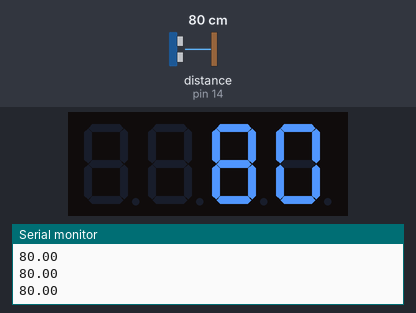
This program was run on a simulated Arduino Pro Mini, built with avr-gcc and run on an emulated ATmega328P. Shown: 4-digit seven-segment display, the last lines printed to the serial monitor. The test bench sets the inputs (shaded band); at power-on: distance to the obstacle (sensor on pin 14) 80 cm. The echo pulse lasts 58.3 µs per cm.

Above: at 2.2 s.
2.3 s: distance to the obstacle (sensor on pin 14) set to 2 cm
At 3.3 s:
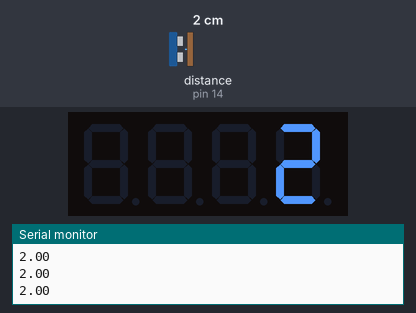
3.8 s: distance to the obstacle (sensor on pin 14) set to 4 cm
At 4.3 s:
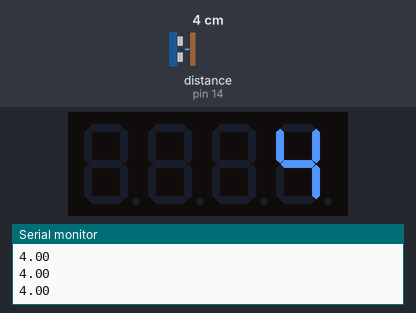
5.3 s: distance to the obstacle (sensor on pin 14) set to 9 cm
At 6.7 s:
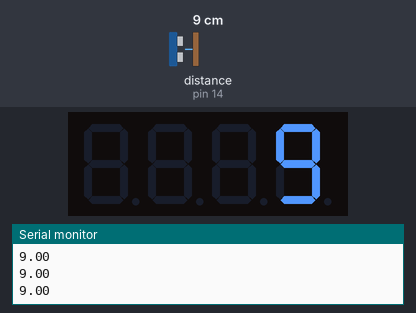
Timing chart, 0 to 8.3 s (numbered marks = the images above; inputs shaded):
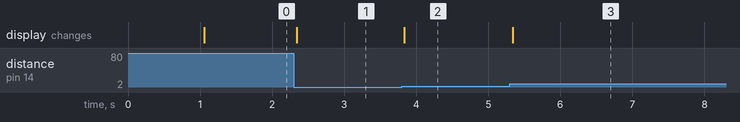

Measured:
- after the input at 2.3 s, the display: changes at once (image 1)
- after the input at 3.8 s, the display: changes at once (image 2)
- after the input at 5.3 s, the display: changes at once (image 3)

The program:

main.cpp
```cpp
// https://github.com/gamegine/HCSR04-ultrasonic-sensor-lib
#include <HCSR04.h>

#include "lights.h"
#include "display.h"

#define TRIGGER 12
#define ECHO 14

//#define TRIGGER 4
//#define ECHO 5
#define DELAY 60
#define MARGIN_OF_TARGET 5
#define MARGIN 20
#define APPROACHING 426

#define FOOT_PER_CM 30.48

HCSR04 hc(TRIGGER, ECHO);

struct State {
    int distance = 0;
    int target = 0;
    int lights = 0;
} state;

int classify(State state)
{
    int lights = 0;
    if (
        state.distance <= state.target + MARGIN_OF_TARGET &&  // On Target
        state.distance >= state.target - MARGIN_OF_TARGET)
    {
        lights = 0b001;
    } else
    if (
        state.distance <= state.target + MARGIN &&
        state.distance >= state.target - MARGIN)
    {
        lights = 0b010;
    } else
    if (state.distance < APPROACHING)
    {
        lights = 0b100;
    } else
    {
        return 0b111;
    }

    return lights;
}

bool shouldCalibrate(int dist)
{
    return dist < 100;
}

void setup()
{
    Serial.begin(9600);
    initDisplay();

    state.distance = hc.dist();

    delay(1000);
    if(shouldCalibrate(state.distance))
        state.target = state.distance;
        setDisplay(state.target);

}

void loop()
{
    state.distance = hc.dist();
    state.lights = classify(state);

    Serial.println( hc.dist() ); // return current distance (cm) in serial
    setDisplay(state.distance);
    setLights(state.lights);

    delay(DELAY);
}
```

comparator.h
```cpp
//
// Created by trevor on 1/11/23.
//
```

comparator.cpp
```cpp
//
// Created by trevor on 1/11/23.
//

#include "comparator.h"
```
